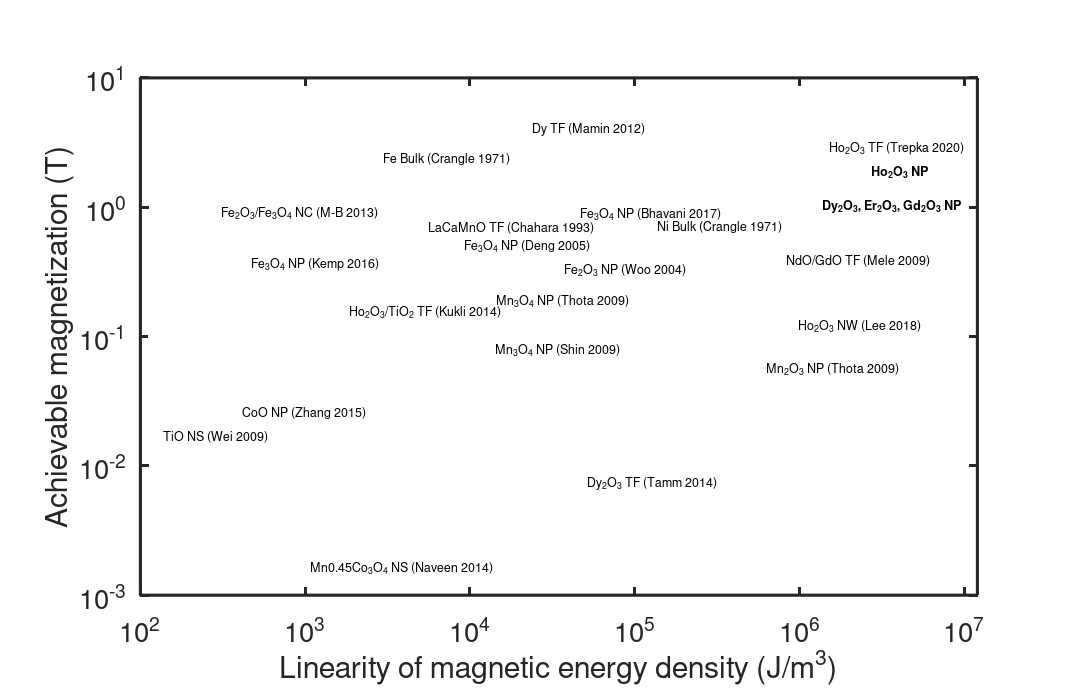

Reproduce this figure in MATLAB.
%% Import Plotting Parameters
RedAccent =[229/255,20/255,0/255];
BlueAccent =[76/255,174/255,227/255];
GreenAccent =[51/255,153/255,51/255];
White=[1 1 1];
Black=[0 0 0];
DefaultBlue=[0    0.4470    0.7410];
DefaultOrange=[0.8500    0.3250    0.0980];
DefaultYellow=[0.9290    0.6940    0.1250];
DefaultPurple=[0.4940    0.1840    0.5560];
DefaultGreen=[0.4660    0.6740    0.1880];
DefaultLightBlue=[0.3010    0.7450    0.9330];
DefaultCrimson=[0.6350    0.0780    0.1840];
MarkerSize=6;
LineWidth=2.5;
PlotLineWidth=3; 

figure1 = figure;
% susceptibility (unitless cgs, emu/cm^3 Oe), magnetization (emu/cm^3) and accessible linear range (T = 10E4 Oe)

% Logarithmic maxes
minflux = 4E-12; maxflux = 1E-06;
minmag = 0.5; maxmag = 1E+04; dmag = 1;

% Constant - we will SET energy TO BE THE CONSTANT TO GET FROM OUR PRODUCT TO
% THE ENERGY IN A MEANINGFUL UNIT. For example, to get from cgs to SI
% susceptibility, need to multiply be 4pi; for energy, need to divide by 2
% times the permeability constant
energy = 4*pi/(2*12.57E-07);
tesla = 4*pi*10^(-4); % constant to convert magnetization in emu/cm^3 to tesla

% Set pointsize
FontSize = 10;
pointsize = 100;

% Counter for labeling
count = 0;

%%NPs
% Parameter import
% They are all rare-earths (Red) nanomaterials ('o')
shape = 'o';
dens_Dy = 4737181.002; dens_Gd = 5304308.305; dens_Ho = 6805527.637; dens_Er = 5137506.158; 
magn_Dy = 1.37; magn_Gd = 1.38; magn_Ho = 1.92; magn_Er = 1.42;

% Dy2O3
info = 'Dy_2O_3, Er_2O_3, Gd_2O_3 NP'; %info = int2str(count); count=count+1; 
color = DefaultGreen; 
scatter(dens_Dy,magn_Dy, pointsize, color, 'filled', shape)
hold all
text(dens_Dy*.29, magn_Dy*dmag*.75, info, 'FontSize', 10,'fontweight','bold')

% Gd2O3
info = 'Gd_2O_3 NP'; %info = int2str(count); count=count+1; 
color = DefaultOrange; 
scatter(dens_Gd,magn_Gd, pointsize, color, 'filled', shape)
hold all

% Ho2O3
info = 'Ho_2O_3 NP'; %info = int2str(count); count=count+1; 
color = DefaultBlue; 
scatter(dens_Ho,magn_Ho, pointsize, color, 'filled', shape)
hold all
text(dens_Ho*.4, magn_Ho*dmag, info, 'FontSize', 10,'fontweight','bold')

% Er2O3
info = 'Er_2O_3 NP'; %info = int2str(count); count=count+1; 
color = DefaultCrimson; 
scatter(dens_Er,magn_Er, pointsize, color, 'filled', shape)
hold all

% Bhavani 2017, Synthesis of high saturation magnetic iron oxide nanomaterials via low temperature hydrothermal method
% lin units: T. mag units: emu/cm^3. sus units: volume susceptibility (cgs)
info = 'Fe_3O_4 NP (Bhavani 2017)'; %info = int2str(count); count=count+1; 
color = Black; 
sus = .388; mag = 532; lin = .2; shape = 'o';
scatter(lin*lin*sus*energy, mag*tesla, pointsize, color, shape)
hold all
text(lin*lin*sus*energy*0.6, mag*tesla*dmag*1.35, info, 'FontSize', FontSize)


% Ho2O3 nanostructured film, current work, Trepka 2020
info = 'Ho_2O_3 TF (Trepka 2020)'; %info = int2str(count); count=count+1; 
color = DefaultBlue; 
%info = '1'; % label both dots with this one
sus = 0.008625; mag = 1.64E+03; lin = 14; shape = 'o';
% energy is from maximizing python code; magnetization is from 4 K
scatter(lin*lin*sus*energy, mag*tesla, pointsize, color, shape)
hold all
text(lin*lin*sus*energy*0.18, mag*tesla*dmag*1.4, info, 'FontSize', FontSize)

% CoO hollow NP, Zhang 2015, Controllable fabrication and magnetic properties of double-shell cobalt oxides hollow particles
info = 'CoO NP (Zhang 2015)'; %info = int2str(count); count=count+1; 
color = Black; 
sus = 1.9E-03; mag = 1.9E+01; lin = 0.2; shape = 'o';
scatter(lin*lin*sus*energy, mag*tesla, pointsize, color, shape)
hold all
text(lin*lin*sus*energy*1.1, mag*tesla*dmag*1.1, info, 'FontSize', FontSize)

% MnxCo3O4 Crystallites, Naveen 2014, Tailoring structural, optical and magnetic properties of spinel type cobalt oxide (Co3O4) by manganese doping
info = 'Mn{0.45}Co_3O_4 NS (Naveen 2014)'; %info = int2str(count); count=count+1; 
color = Black; 
sus = 3.05E-04; mag = 1.2; lin = 0.8; shape = 'o';
scatter(lin*lin*sus*energy, mag*tesla, pointsize, color, shape)
hold all
text(lin*lin*sus*energy*1.1, mag*tesla*dmag*1.1, info, 'FontSize', FontSize)

% Dy2O3 Thin Film, Tamm 2014, Dysprosium oxide and dysprosium-oxide-doped
% titanium oxide thin films grown by atomic layer deposition
info = 'Dy_2O_3 TF (Tamm 2014)'; %info = int2str(count); count=count+1; 
color = DefaultGreen; 
sus = 1.5E-03; mag = 5.36; lin = 2.5; shape = 'o';
scatter(lin*lin*sus*energy, mag*tesla, pointsize, color, shape)
hold all
text(lin*lin*sus*energy*1.1, mag*tesla*dmag*1.1, info, 'FontSize', FontSize)

% Fe3O4 microspheres, Deng 2005, Monodisperse Magnetic Single-Crystal Ferrite Microspheres
info = 'Fe_3O_4 NP (Deng 2005)';% info = int2str(count); count=count+1; 
color = Black; 
sus = .62; mag = 372; lin = .05; shape = 'o';
scatter(lin*lin*sus*energy, mag*tesla, pointsize, color, shape)
hold all
text(lin*lin*sus*energy*1.2, mag*tesla*dmag*1.1, info, 'FontSize', FontSize)

% gamma-Fe2O3 NP, Woo 2004, Easy Synthesis and Magnetic Properties of Iron Oxide Nanoparticles
info = 'Fe_2O_3 NP (Woo 2004)'; %info = int2str(count); count=count+1; 
color = Black; 
sus = .17; mag = 220; lin = .20; shape = 'o';
scatter(lin*lin*sus*energy, mag*tesla, pointsize, color, shape)
hold all
text(lin*lin*sus*energy*1.1, mag*tesla*dmag*1.2, info, 'FontSize', FontSize)

% Fe2O3 Fe3O4 mixture nanocube,  Martinez-Boubeta 2013, LearningfromNaturetoImprovetheHeat Generation of Iron-Oxide Nanoparticles forMagnetic Hyperthermia Applications
info = 'Fe_2O_3/Fe_3O_4 NC (M-B 2013)'; %info = int2str(count); count=count+1; 
color = Black; 
sus = 1.04; mag = 524; lin = .01; shape = 'o';
scatter(lin*lin*sus*energy, mag*tesla, pointsize, color, shape)
hold all
text(lin*lin*sus*energy*0.6, mag*tesla*dmag*1.4, info, 'FontSize', FontSize)

% Fe3O4 NP,  Kemp 2016, Monodisperse Magnetite Nanoparticles with Nearly
% Ideal Saturation Magnetization
info = 'Fe_3O_4 NP (Kemp 2016)'; %info = int2str(count); count=count+1; 
color = Black; sus = 6.3; mag = 414; lin = .005; shape = 'o';
scatter(lin*lin*sus*energy, mag*tesla, pointsize, color, shape)
hold all
text(lin*lin*sus*energy*0.6, mag*tesla*dmag*0.7, info, 'FontSize', FontSize)

%  La0.72Ca0.25MnOz Thin Films, Chahara 1993
% Magnetoresistance in magnetic manganese oxide with intrinsic
% antiferromagnetic spin structure
info = 'LaCaMnO TF (Chahara 1993)'; %info = int2str(count); count=count+1; 
color = DefaultPurple; 
sus = .16; mag = 400; lin = .1; shape = 'o';
scatter(lin*lin*sus*energy, mag*tesla, pointsize, color, shape)
hold all
text(lin*lin*sus*energy*0.7, mag*tesla*dmag*1.4, info, 'FontSize', FontSize)

%  Mn2O3 Mn3O4 NP, Thota 2009
% Formation and magnetic behavior of manganese oxide nanoparticles
info = 'Mn_2O_3 NP (Thota 2009)'; %info = int2str(count); count=count+1; 
color = Black; 
sus = 5.85E-4; mag = 41; lin = 14; shape = 'o';
scatter(lin*lin*sus*energy, mag*tesla, pointsize, color, shape)
hold all
text(lin*lin*sus*energy*1.1, mag*tesla*dmag*1.1, info, 'FontSize', FontSize)

%  Mn2O3 Mn3O4 NP, Thota 2009
% Formation and magnetic behavior of manganese oxide nanoparticles
info = 'Mn_3O_4 NP (Thota 2009)'; %info = int2str(count); count=count+1; 
color = Black; 
sus = .0583; mag = 218.7; lin = .25; shape = 'o';
scatter(lin*lin*sus*energy, mag*tesla, pointsize, color, shape)
hold all
text(lin*lin*sus*energy*0.8, mag*tesla*dmag*0.7, info, 'FontSize', FontSize)

%  Mn3O4 NP (Shin 2009)
% Hollow Manganese Oxide Nanoparticles as Multifunctional Agents for Magnetic Resonance Imaging and Drug Delivery
info = 'Mn_3O_4 NP (Shin 2009)'; %info = int2str(count); count=count+1; 
color = Black; 
sus = 2.6E-3; mag = 58; lin = 1; shape = 'o';
scatter(lin*lin*sus*energy, mag*tesla, pointsize, color, shape)
hold all
text(lin*lin*sus*energy*1.1, mag*tesla*dmag*1.1, info, 'FontSize', FontSize)

%  Nd2O3-Gd2O3 thin film (Mele 2009)
% Synthesis, structure, and magnetic properties in the Nd2O3-Gd2O3 mixed
% system synthesized at 1200C
info = 'NdO/GdO TF (Mele 2009)'; %info = int2str(count); count=count+1; 
color = DefaultOrange; 
sus = 3.4E-3; mag = 238; lin = 14; shape = 'o';
scatter(lin*lin*sus*energy, mag*tesla, pointsize, color, shape)
hold all
text(lin*lin*sus*energy*0.25, mag*tesla*dmag*1.3, info, 'FontSize', FontSize)


%  TiO nanostructured thin film (Wei 2009)
% Magnetism of TiO and TiO2Nanoclusters 
info = 'TiO NS (Wei 2009)'; %info = int2str(count); count=count+1; 
color = Black; 
sus = .04; mag = 12.32; lin = 0.025; shape = 'o';
scatter(lin*lin*sus*energy, mag*tesla, pointsize, color, shape)
hold all
text(lin*lin*sus*energy*1.1, mag*tesla*dmag*1.1, info, 'FontSize', FontSize)

% Ho2O3/TiO2 TF (Kukli 2014)
info = 'Ho_2O_3/TiO_2 TF (Kukli 2014)'; %info = int2str(count); count=count+1; 
color = DefaultBlue; 
sus = .0955; mag = 179; lin = .125; shape = 'o';
scatter(lin*lin*sus*energy, mag*tesla, pointsize, color, shape)
hold all
text(lin*lin*sus*energy*0.25, mag*tesla*dmag*0.7, info, 'FontSize', FontSize)


% Ho2O3 NW (Lee 2018)
% Paramagnetic Ho2O3 nanowires, nano-square sheets, and nanoplates 
% Note - this was a high-temperature measurement
info = 'Ho_2O_3 NW (Lee 2018)'; %info = int2str(count); count=count+1; 
color = DefaultBlue; 
sus = .002; mag = 139; lin = 14; shape = 'o';
scatter(lin*lin*sus*energy, mag*tesla, pointsize, color, shape)
hold all
text(lin*lin*sus*energy*0.5, mag*tesla*dmag*0.7, info, 'FontSize', FontSize)

% Fe (Crangle 1971)
% The magnetization of pure iron and nickel (4K measurements)
info = 'Fe Bulk (Crangle 1971)'; %info = int2str(count); count=count+1; 
color = Black; 
sus = 60; mag = 1745; lin = .003; shape = 'd';
scatter(lin*lin*sus*energy, mag*tesla, pointsize, color, shape)
hold all
text(lin*lin*sus*energy*1.1, mag*tesla*dmag*1.1, info, 'FontSize', FontSize)

% Ni bulk (Crangle 1971)
% The magnetization of pure iron and nickel (4K measurements)
info = 'Ni Bulk (Crangle 1971)'; %info = int2str(count); count=count+1; 
color = Black; 
sus = 2.5; mag = 522; lin = .1; shape = 'd';
scatter(lin*lin*sus*energy, mag*tesla, pointsize, color, shape)
hold all
text(lin*lin*sus*energy*1.1, mag*tesla*dmag*1.1, info, 'FontSize', FontSize)

% Dy NW (Mamin 2012)
% High field-gradient dysprosium tips for magnetic resonance force microscopy
info = 'Dy TF (Mamin 2012)'; %info = int2str(count); count=count+1; 
color = DefaultGreen; 
sus = .8; mag = 2.39E+3; lin = 0.1; shape = 'o';
scatter(lin*lin*sus*energy, mag*tesla, pointsize, color, shape)
hold all
text(lin*lin*sus*energy*0.6, mag*tesla*dmag*1.35, info, 'FontSize', FontSize)

% Set global plotting parameters
set(gca,'FontSize',22,'LineWidth',LineWidth);
set(gca, 'XScale', 'log')
set(gca, 'YScale', 'log')
pbaspect([1.618 1 1])
ylim([1E-3,1E1])
xlim([1E2,1.2E7])
%xlim([minflux,maxflux]);
%ylim([minmag,maxmag]);
xlabel('Linearity of magnetic energy density (J/m^3)');
% Magnetization at H = 7 T
ylabel('Achievable magnetization (T)'); 
box on

fh = figure(1); % returns the handle to the figure object
set(fh,'Units','Inches');
set(fh, 'color', 'white'); % sets the color to white 
set(gcf, 'PaperPosition', [0 0 12 7.75]) % make paper larger
print(gcf, 'meritfig.png', '-dpng', '-r300' ) % save 300 dpi file
